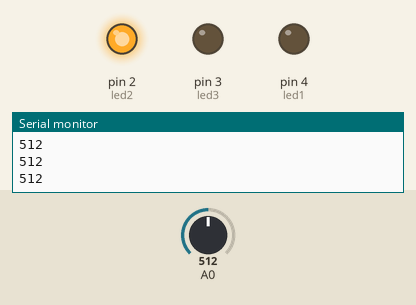
This sketch was run on a simulated Arduino Uno, built with avr-gcc and run on an emulated ATmega328P. Shown: output pins drawn as LEDs (lit = HIGH), the last lines printed to the serial monitor. Inputs (shaded band) come from the test bench; at power-on: A0 = 512.

Above: at 1.2 s.
1.3 s: A0 set to 582
2.8 s: A0 set to 619
At 3.6 s:
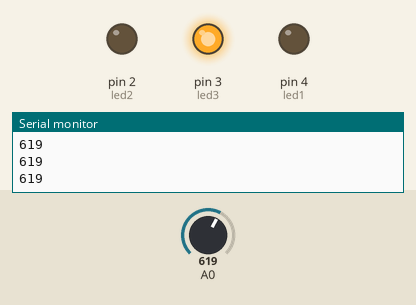
4.3 s: A0 set to 390
At 4.8 s:
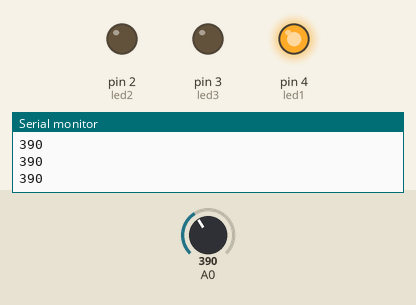
5.8 s: A0 set to 419
At 6.1 s:
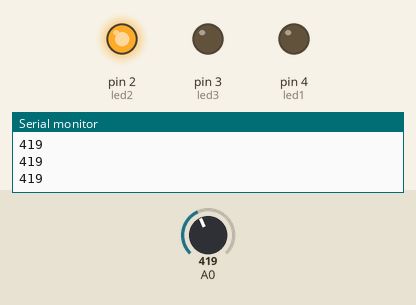
7.3 s: A0 set to 306
At 8.2 s:
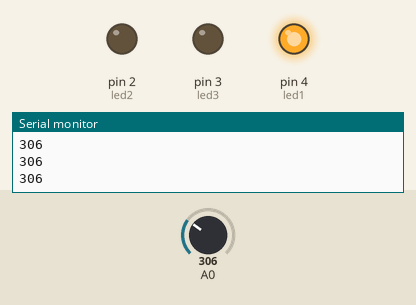
Timing chart, 0 to 9.8 s (numbered marks = the images above; inputs shaded):
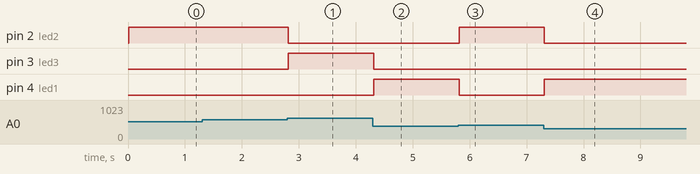

Measured:
- the behaviour switches between 600 and 601 on A0 (found by bisection; images 0 and 1)
- the behaviour switches between 400 and 401 on A0 (found by bisection; images 2 and 3)
- after the input at 2.8 s, pin 2 (led2): HIGH → LOW at once; pin 3 (led3): LOW → HIGH at once
- after the input at 4.3 s, pin 3 (led3): HIGH → LOW at once; pin 4 (led1): LOW → HIGH at once
- after the input at 5.8 s, pin 2 (led2): LOW → HIGH at once; pin 4 (led1): HIGH → LOW at once
- after the input at 7.3 s, pin 2 (led2): HIGH → LOW at once; pin 4 (led1): LOW → HIGH at once

The sketch:

example1.ino
```cpp
int a0 = 0;
int led1 = 4;
int led2 = 2;
int led3 = 3;

void setup()
{
    pinMode(A0, INPUT);
    pinMode(led1, OUTPUT);
    pinMode(led2, OUTPUT);
    pinMode(led3, OUTPUT);
    Serial.begin(9600);
}

void loop()
{
    a0 = analogRead(A0);
    Serial.println(a0);
    delay(10);

    if (a0 <= 400){
        digitalWrite(led1, HIGH);
        digitalWrite(led2, LOW);
        digitalWrite(led3, LOW);
    }

    else if (a0 <= 600){
        digitalWrite(led2, HIGH);
        digitalWrite(led1, LOW);
        digitalWrite(led3, LOW);
    }

    else{
        digitalWrite(led3, HIGH);
        digitalWrite(led1, LOW);
        digitalWrite(led2, LOW);
    }
}
```
